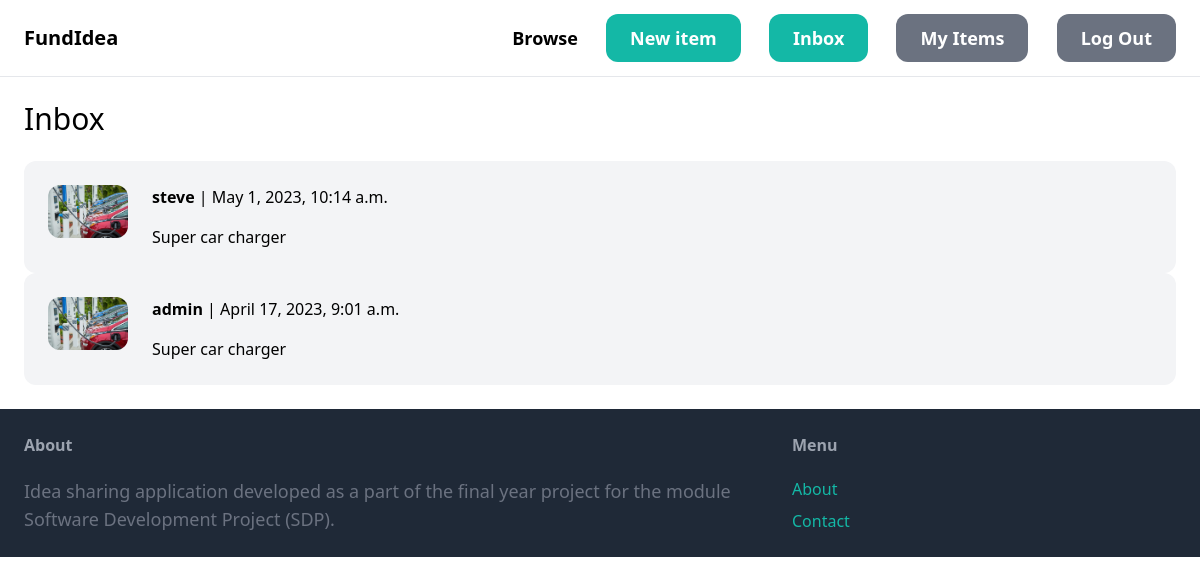
Screenshot of /inbox/ (signed in) with the database file from the repository.
### communication/models.py (models this page shows)
class Communication(models.Model):
    item = models.ForeignKey(Item, related_name='communications', on_delete=models.CASCADE)
    members = models.ManyToManyField(User, related_name='communications')
    created_at = models.DateTimeField(auto_now_add=True)
    modified_at = models.DateTimeField(auto_now=True)
    class Meta:
        ordering = ('-modified_at',)

### item/models.py (models this page shows, shortened)
class Item(models.Model):
    category = models.ForeignKey(Category,related_name='items', on_delete=models.CASCADE)
    name = models.CharField(max_length=255)
    description = models.TextField(blank=True, null=True)
    price = models.FloatField()
    image = models.ImageField(upload_to='item_images', blank=True, null=True)
    is_sold = models.BooleanField(default=False)
    created_by = models.ForeignKey(User, related_name='items',on_delete=models.CASCADE)
    created_at = models.DateTimeField(auto_now_add=True)

### communication/views.py (the view)
# urls.py: path('', views.inbox, name='inbox'),
@login_required
def inbox(request):
    communications = Communication.objects.filter(members__in=[request.user.id])
    return render(request, 'communication/inbox.html', {
        'communications': communications,
    })

### communication/templates/communication/inbox.html (shortened to what this page needs)
{% extends 'core/base.html' %}
{% block content %}
<h1 class="mb-6 text-3xl">Inbox</h1>
<div class="space-y-6">
    {% for communication in communications %}
    <a href="{% url 'communication:detail' communication.id %}">
        <div class="p-6 flex bg-gray-100 rounded-xl">
            <div class="pr-6">
                <img src="{{ communication.item.image.url }}" class="w-20 rounded-xl">
            </div>
            <div>
                {% for member in communication.members.all %}
                {% if member != request.user %}
                    <p class="mb-4"><strong>{{ member.username }}</strong> | {{ communication.modified_at }}</p>
                    <p> {{ communication.item.name }}</p>
                {% endif %}
                {% endfor %}
            </div>
        </div>
    </a>
    {% endfor %}
</div>
{% endblock %}

### rows the page displays
Communication: item.image (picture), modified_at "May 1, 2023, 10:14 a.m.", item.name "Super car charger"
Communication: item.image (picture), modified_at "April 17, 2023, 9:01 a.m.", item.name "Super car charger"

### other values shown
{{ member.username }} "steve"
{{ member.username }} "admin"
